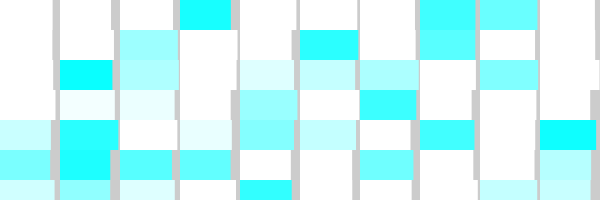
Frame 1 (no input)
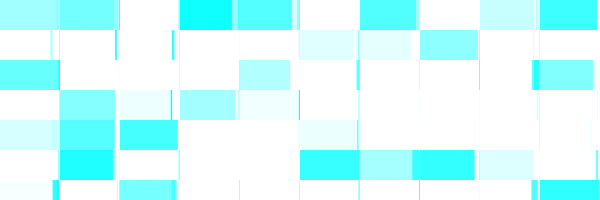
Frame 60 (the mouse pressed at the canvas centre just before this capture)
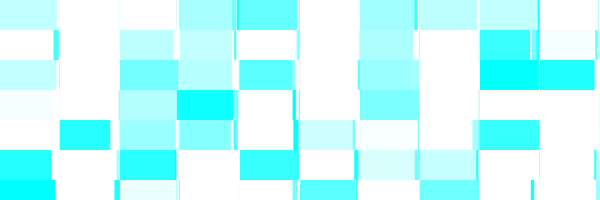
Frame 120 (the mouse held since frame 60 and released just before this capture)

The Processing sketch that drew these frames (run headless with seeded random() and noise(); from frame 60 on, the mouse is pressed at the canvas centre):

// Processing sketch: aug04b_forloop
// ── aug04b_forloop.pde
void setup(){
  
  size(600,200);
  //colorMode(HSB,600);
  noStroke();

}

void draw(){
  for(int i=0;i<width;i+=60){
    for(int j=0;j<height;j+=30){
      fill(random(0,600),600,600);
      
      rect(i,j,random(50,60),30);
    }
  }
}


//j=j+30
//j+=30
//does the same thing
